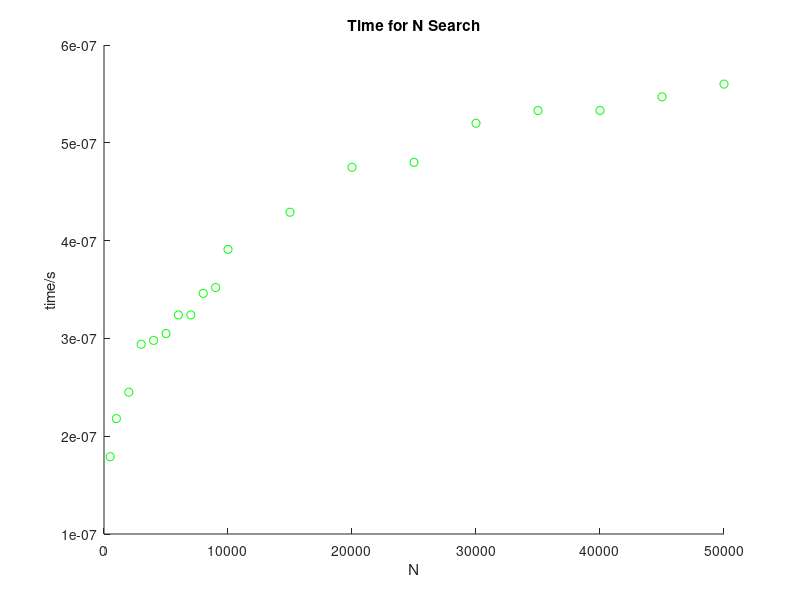

Here is the MATLAB script that generated this plot: (Note: this script raises an error after producing the figure.)
N = [500	1000	2000	3000	4000	5000	6000	7000	8000	9000	10000	20000	30000	40000	50000	15000	25000	35000	45000];
time = [1.79E-07	2.18E-07	2.45E-07	2.94E-07	2.98E-07	3.05E-07	3.24E-07	3.24E-07	3.46E-07	3.52E-07	3.91E-07	4.75E-07	5.20E-07	5.33E-07	5.60E-07	4.29E-07	4.80E-07	5.33E-07	5.47E-07];
scatter(N, time,'g');
hold on
%plot(N, time, 'g')
hold on
title('Time for N Search');
xlabel N
ylabel time/s

plot(xdata,ydata,'ko')
hold on
tlist = linspace(xdata(1),xdata(end));
plot(tlist,X(5) * (1/(1+exp(X(1)))).^((1/(1+exp(X(2)))).^((1-(1/(1+exp(X(3)))).^tlist).^(1+exp(X(4))))),'b-')
xlabel PO2
ylabel SO2
title('Levenberg-Marquardt Method Fit to Data')
legend('Data','Fit Curve')
hold off